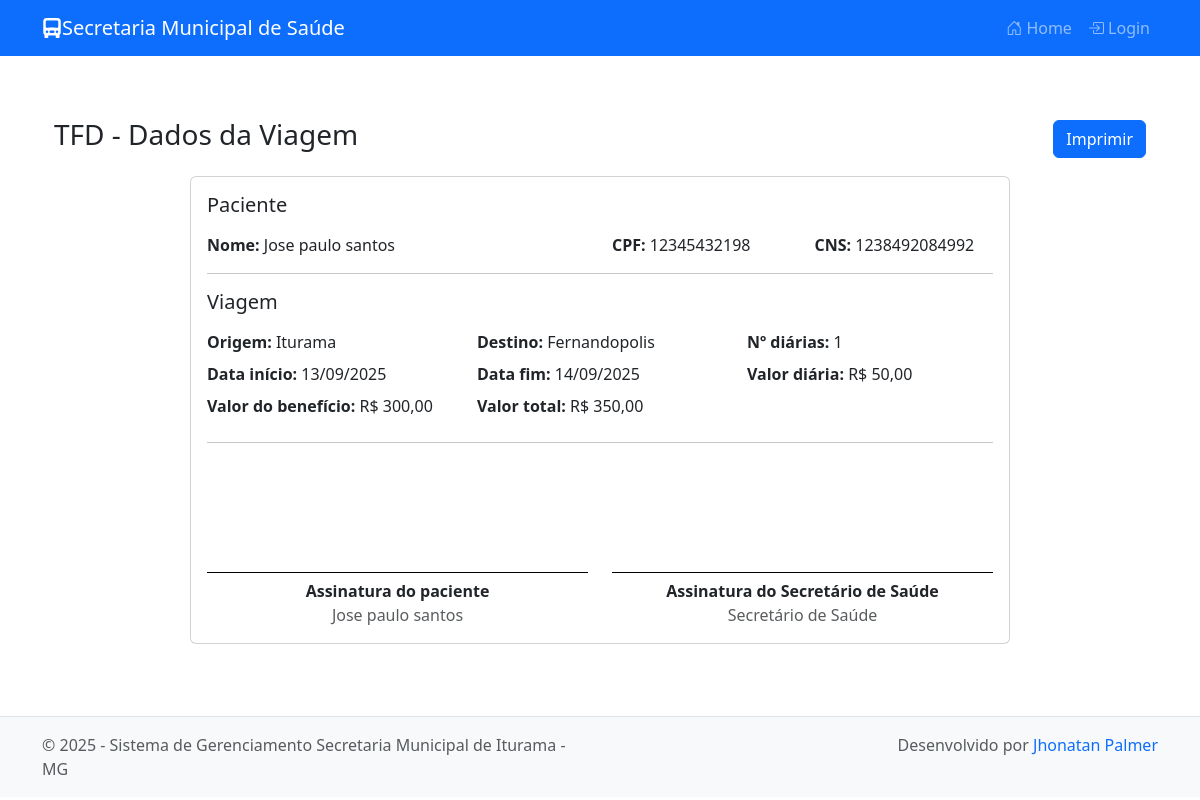
The page /tfd/3/imprimir/ on the database as committed earlier.
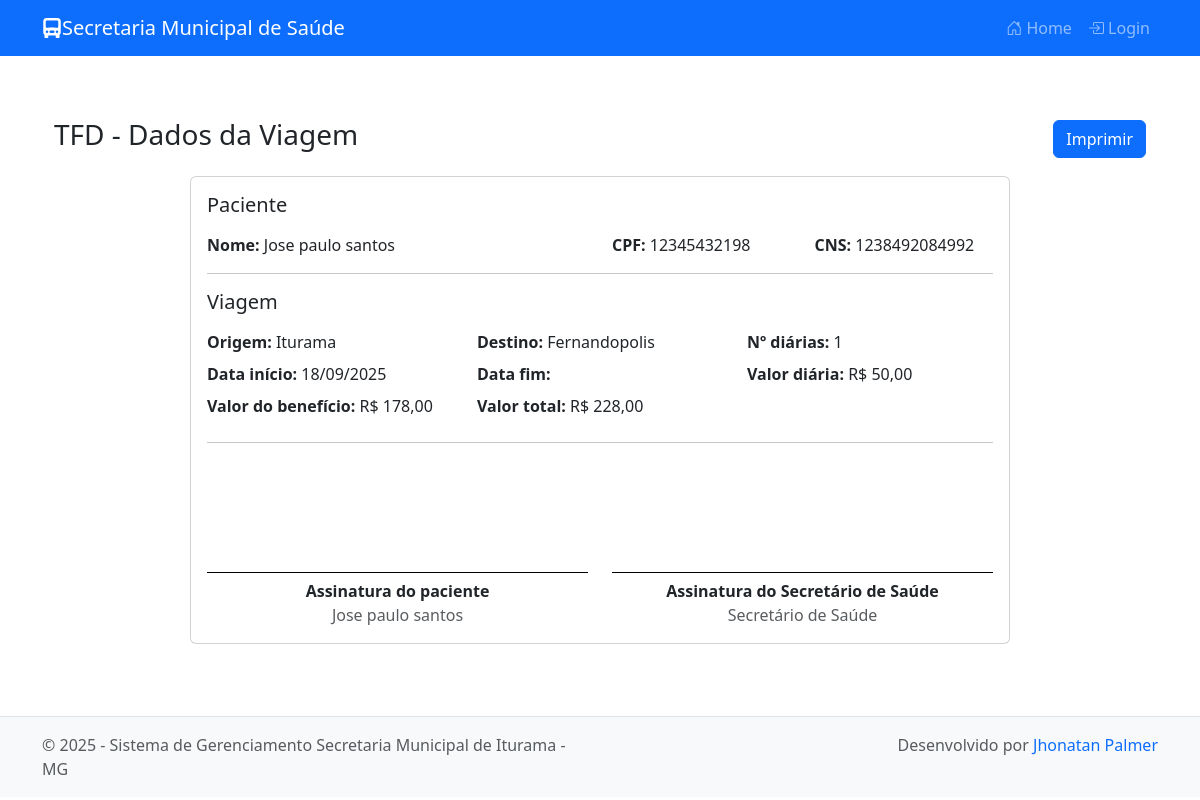
The same page on the database as committed later.
### tfd/models.py (models this page shows, shortened)
class TFD(models.Model):
	paciente = models.ForeignKey(
		'pacientes.Paciente', on_delete=models.SET_NULL, null=True, blank=True,
		help_text='Opcional: vincular a um paciente já cadastrado')
	paciente_nome = models.CharField('Nome do paciente', max_length=150)
	paciente_cpf = models.CharField('CPF', max_length=14, blank=True, null=True)
	paciente_cns = models.CharField('CNS', max_length=20, blank=True, null=True)
	paciente_endereco = models.TextField('Endereço', max_length=300, blank=True)
	paciente_telefone = models.CharField('Telefone', max_length=30, blank=True)
	cidade_origem = models.CharField('Cidade de origem', max_length=100, default='Iturama', editable=False)
	cidade_destino = models.CharField('Cidade de destino', max_length=150, blank=True)
	data_inicio = models.DateField('Data início', null=True, blank=True)
	data_fim = models.DateField('Data fim', null=True, blank=True)
	numero_diarias = models.PositiveIntegerField('Número de diárias', default=1)
	valor_diaria = models.DecimalField('Valor da diária', max_digits=10, decimal_places=2)
	valor_beneficio = models.DecimalField('Valor do benefício', max_digits=12, decimal_places=2, default=0)
	valor_total = models.DecimalField('Valor total', max_digits=12, decimal_places=2)
	observacoes = models.TextField('Observações', blank=True)
	criado_em = models.DateTimeField(auto_now_add=True)
	atualizado_em = models.DateTimeField(auto_now=True)
	class Meta:
		verbose_name = 'TFD'
		verbose_name_plural = 'TFD'
		ordering = ['-data_inicio', '-criado_em']

### pacientes/models.py (models this page shows, shortened)
class Paciente(models.Model):
    nome = models.CharField(max_length=150)
    cpf = models.CharField(max_length=11, blank=True, null=True, unique=True, validators=[validate_cpf])
    cns = models.CharField(max_length=15, blank=True, null=True)
    data_nascimento = models.DateField()
    endereco = models.TextField(max_length=30)
    telefone = models.CharField(max_length=20, blank=True)

### tfd/views.py (the view)
# urls.py: path('<int:pk>/imprimir/', views.TFDPrintView.as_view(), name='tfd-print'),  # ✅ Nova URL
class TFDPrintView(DetailView):
    model = TFD
    template_name = 'tfd/tfd_print.html'  # Você precisa criar esse template
    context_object_name = 'tfd'

### tfd/templatetags/currency_filters.py (called while the page is built)
@register.filter
def br_currency(value):
    try:
        v = float(value)
    except Exception:
        return value
    s = f"{v:,.2f}"
    s = s.replace(',', 'X').replace('.', ',').replace('X', '.')
    return f"R$ {s}"

### tfd/templates/tfd/tfd_print.html (shortened to what this page needs)
{% extends 'base.html' %}
{% load currency_filters %}
{% block content %}
<div class="container py-4">
    <div class="d-flex justify-content-between align-items-center mb-3">
        <h3>TFD - Dados da Viagem</h3>
        <div class="no-print">
            <button class="btn btn-primary" onclick="window.print()">Imprimir</button>
        </div>
    </div>
    <div class="card p-3 a4-sheet">
        <h5 class="mb-3">Paciente</h5>
        <div class="row">
            <div class="col-md-6"><strong>Nome:</strong> {% if tfd.paciente %}{{ tfd.paciente.nome }}{% else %}{{ tfd.paciente_nome }}{% endif %}</div>
            <div class="col-md-3"><strong>CPF:</strong> {{ tfd.paciente_cpf }}</div>
            <div class="col-md-3"><strong>CNS:</strong> {{ tfd.paciente_cns }}</div>
        </div>
        <hr>
        <h5 class="mb-3">Viagem</h5>
        <div class="row mb-2">
            <div class="col-md-4"><strong>Origem:</strong> {{ tfd.cidade_origem }}</div>
            <div class="col-md-4"><strong>Destino:</strong> {{ tfd.cidade_destino }}</div>
            <div class="col-md-4"><strong>Nº diárias:</strong> {{ tfd.numero_diarias }}</div>
        </div>
        <div class="row mb-2">
            <div class="col-md-4"><strong>Data início:</strong> {% if tfd.data_inicio %}{{ tfd.data_inicio|date:"d/m/Y" }}{% endif %}</div>
            <div class="col-md-4"><strong>Data fim:</strong> {% if tfd.data_fim %}{{ tfd.data_fim|date:"d/m/Y" }}{% endif %}</div>
            <div class="col-md-4"><strong>Valor diária:</strong> {{ tfd.valor_diaria|br_currency }}</div>
        </div>
        <div class="row mb-2">
            <div class="col-md-4"><strong>Valor do benefício:</strong> {{ tfd.valor_beneficio|br_currency }}</div>
            <div class="col-md-4"><strong>Valor total:</strong> {{ tfd.valor_total|br_currency }}</div>
        </div>
        <hr>
            <div class="row mt-4 signature-block">
                <div class="col-md-6 text-center">
                    <div class="signature-line"></div>
                    <div><strong>Assinatura do paciente</strong></div>
                    <div class="text-muted">{% if tfd.paciente %}{{ tfd.paciente.nome }}{% else %}{{ tfd.paciente_nome }}{% endif %}</div>
                </div>
                <div class="col-md-6 text-center">
                    <div class="signature-line"></div>
                    <div><strong>Assinatura do Secretário de Saúde</strong></div>
                    <div class="text-muted">Secretário de Saúde</div>
                </div>
            </div>
    </div>
</div>
{% endblock %}

Rows that differ between the two databases and show on the page:
changed TFD "Iturama": data_inicio "13/09/2025" → "18/09/2025"; valor_beneficio|br_currency "R$ 300,00" → "R$ 178,00"; valor_total|br_currency "R$ 350,00" → "R$ 228,00"; data_fim "14/09/2025" → (not shown)
